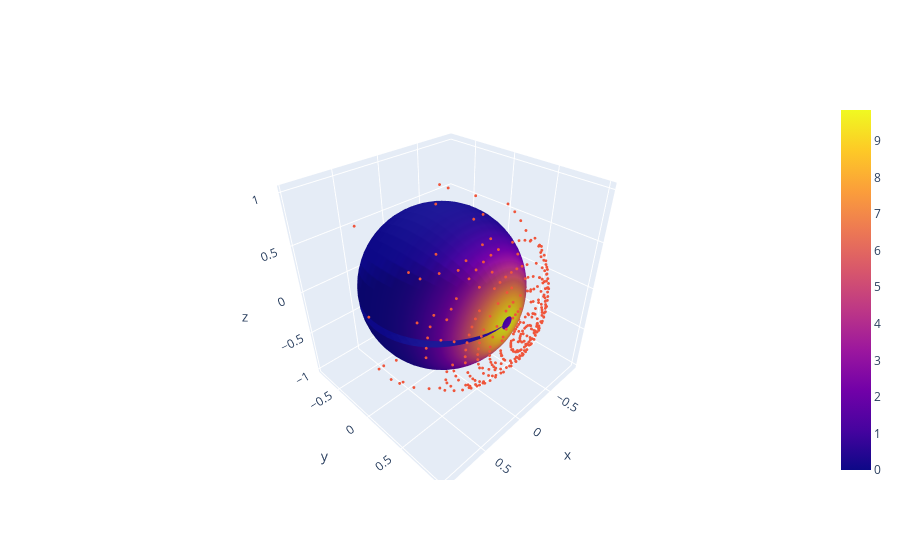

Source (notebook cell):
### Code cell
fig = go.Figure(data=[go.Surface(x=x*0.8, y=y*0.8, z=z*0.8, surfacecolor=p), go.Scatter3d(x=sampled_x, y=sampled_y, z=sampled_z, mode='markers', marker_size=1)])
fig.show()

### Figure 1 — Plotly figure (JSON) as saved in the notebook; plotly's stock layout.template omitted (floating-point values rounded to 4 significant figures; data arrays with more than 128 entries replaced by an {"elided": "..."} marker saying what was removed)
{"data": [{"surfacecolor": {"elided": "30x51 float values"}, "type": "surface", "x": {"elided": "30x51 float values"}, "y": {"elided": "30x51 float values"}, "z": {"elided": "30x51 float values"}}, {"marker": {"size": 1}, "mode": "markers", "type": "scatter3d", "x": {"elided": "500 float values"}, "y": {"elided": "500 float values"}, "z": {"elided": "500 float values"}}], "layout": {}}
